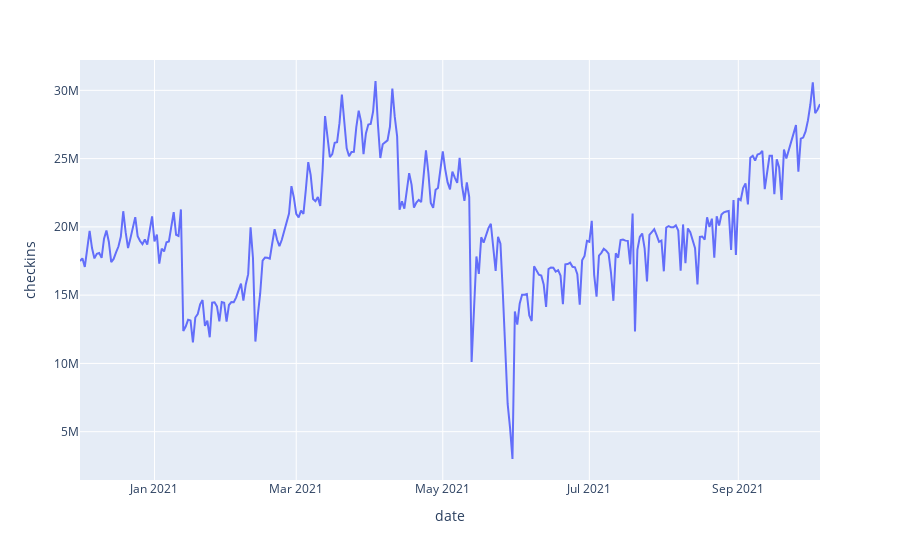

Notebook source saved alongside this figure:
### Code cell
# plots barplot according to date with given column
def info_by_date(df, column=None):
    try:
        #plt.figure(figsize=(50,20))
        #sns.lineplot(x='date', y=column, data=df)
        fig = px.line(df, x='date', y=column)
        #plt.show()
        fig.show()
    except Exception as ex:
        print(ex)
        return None
    
    # day with least checkins
    print(f'The day with least {column}:')
    display(pd.DataFrame(df.iloc[df[column].argmin()]).T)

    # day with most checkins
    print(f'The day with most {column}:')
    display(pd.DataFrame(df.iloc[df[column].argmax()]).T)

info_by_date(checkin_malaysia, 'checkins')

### Figure 1 — Plotly figure (JSON) as saved in the notebook; plotly's stock layout.template omitted (floating-point values rounded to 4 significant figures; data arrays with more than 128 entries replaced by an {"elided": "..."} marker saying what was removed)
{"data": [{"hovertemplate": "date=%{x}<br>checkins=%{y}<extra></extra>", "legendgroup": "", "line": {"color": "#636efa", "dash": "solid"}, "marker": {"symbol": "circle"}, "mode": "lines", "name": "", "orientation": "v", "showlegend": false, "type": "scatter", "x": {"elided": "309 str values"}, "xaxis": "x", "y": {"elided": "309 int values"}, "yaxis": "y"}], "layout": {"legend": {"tracegroupgap": 0}, "margin": {"t": 60}, "xaxis": {"anchor": "y", "domain": [0, 1], "title": {"text": "date"}}, "yaxis": {"anchor": "x", "domain": [0, 1], "title": {"text": "checkins"}}}}
